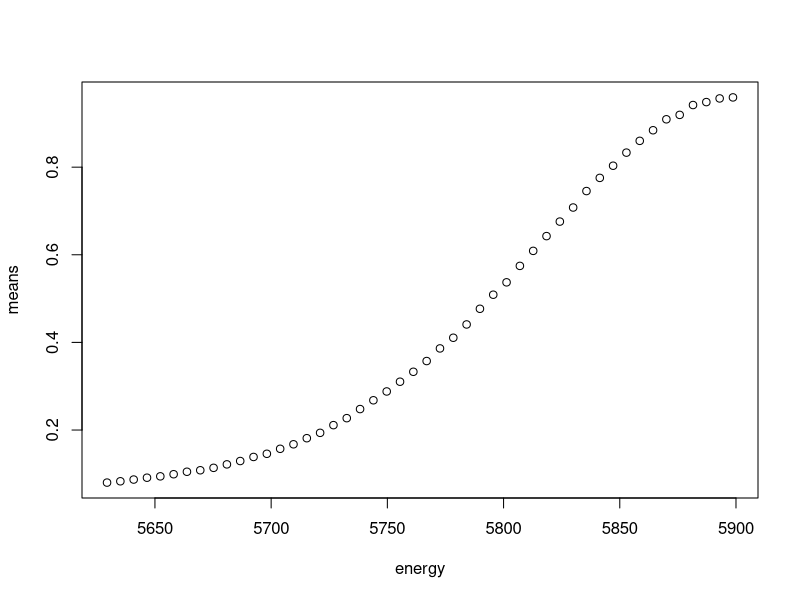
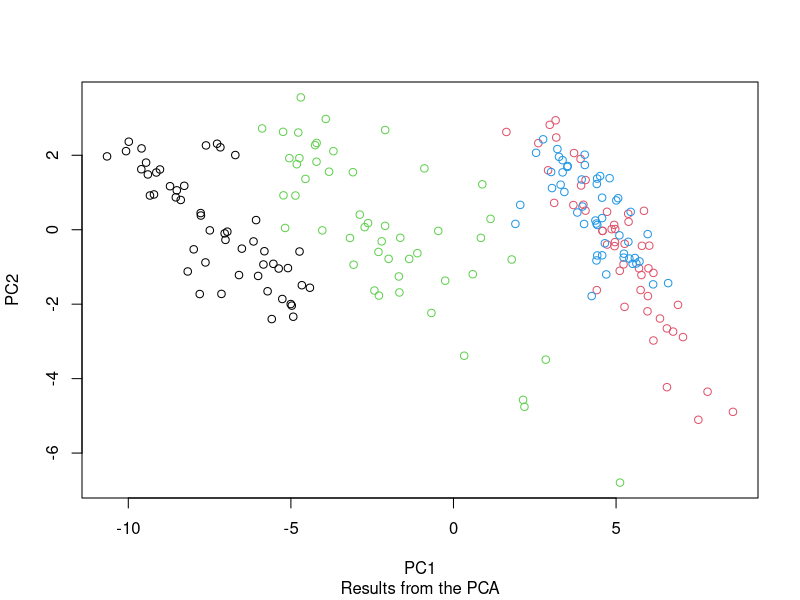
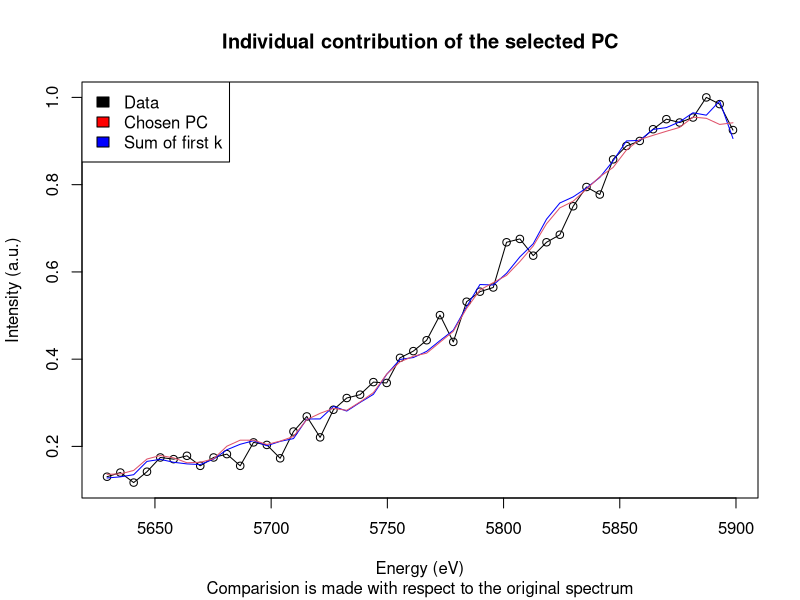

Write the R code that produced these figures, in order.
##################################################################
#
# Selecting and visualizing the spectra variability relevant for
# sample classification using Principal Component Analysis
#
##################################################################

##################################################################
# Code written by J. I. Robledo and Eloisa Cuestas
# Published in --
# Please cite as
# doi: --
##################################################################

##################################################################

##################################################################

# This library is needed in order to perform the analysis
# library dependencies

library(stats)

##################################################################
# The code uses the following variables:

# dataset: a .txt file with the dataset to be used
#          the data must be arranged in columns with spaces or tabs as separators

# Energy: a .txt file with the names of the calibrated energy channels.

# CPx: number of the PC that is plotted on the X axis.

# CPy: number of the PC that is plotted on the Y axis.

# spectrum_number: number of spectrum to observe.

# amount_PCs: amount of PC's to sum up over.

# which_contribution_PC_min/max: which individual contribution are plotted, from min to max
# when min and max are equal a single contribution os plotted


dataset <- as.matrix(read.table("Mn_Data.txt", header = F, sep = "\t"))

energy <- as.matrix(read.table("Mn_energy_channels.txt", header = F, sep = "\t"))

# Transpose the data
X <- t(dataset)

# Define p and n and print them as to verify
p <- dim(X)[2]
n <- dim(X)[1]

CPx <-  1

CPy <-  2

spectrum_number <- 1 # number from 1 to n (total number of datasets, spectrum)

amount_PCs <-  5 # numer from 1 to p (total number of variables, channels), referred to as k in paper.

which_contribution_PC_min <-  1

which_contribution_PC_max <-  1

##################################################################



# Perform the PCA analysis, see https://www.rdocumentation.org/packages/stats/versions/3.6.2/topics/prcomp

X_pca <- prcomp(X, center = TRUE, scale = TRUE)

autovals_RRS <- as.data.frame(X_pca[1])

# Amount of the total variance explained by CP1
autovals_RRS[[1]][1]*100/sum(autovals_RRS)

# PCs as a matrix (each column is a PC, ordered from 1 to p)
PCS <- X_pca[[2]]

# Calculate the means for each column (original rows)
means <- apply(X, 2, mean)

# Plot means using energy as x-axis
plot(energy[,1], means, ylab = 'means' , xlab = 'energy')

# Write energy and means as an output
write.table(t(rbind(energy[,1], means)), file = 'energy_means.dat')

# Calculate the standard deviation for each column (original rows)
sd <- apply(X, 2, sd)

# Standardization of the dataset
Xstd <- X

for (i in 1:n){
               Xstd[i,] <- X[i,] - means
              }

Xstd <- Xstd/sd

# Perform the projection of the data onto PCs (calculating the PCs of the data)
proj_PCS <- Xstd%*%PCS

# Plottimg the PCx - PCy plane
z <- rep(c(1:4), rep(50,4))

df <- data.frame(proj_PCS[,CPx], proj_PCS[,CPy], z)

plot(proj_PCS[,CPx], proj_PCS[,CPy], sub = 'Results from the PCA',
     xlab = "PC1", ylab = "PC2", col = c(1,2,3,4,5,6,7,8,9,10,11,12,13)[z])

# Exporting PCplot and verifying dimensions
dim(proj_PCS)

z1 <- as.matrix(z)

dim(z1)

write.table(cbind(as.matrix(z),proj_PCS), file = 'PCA_RRS.dat', row.names = FALSE )

##################################################################

# Reconstruction of the data and verifying dimensions
mydata <- list()

for (i in 1:p){
               mydata[[i]] <- (proj_PCS[,i]%*%t(PCS[,i])*sd)
              }

dim(mydata[[1]])

##################################################################

# Retrieving the relevant variability as to reconstruct the data (filtering)
n1=dim(mydata[[1]])[1]
n2=dim(mydata[[1]])[2]

for (i in 1:amount_PCs){
                        if (i==1){sum <- matrix(0L, nrow = n1, ncol = n2)}
                        sum <- sum + mydata[[i]]
                      }

for (i in 1:n){
               sum[i,] <- sum[i,] + means
              }

# Exporting the data of the previous plot
write.table(t(rbind(energy[,1],sum)), file = 'contribution_firstnPC_RRS.dat', col.names = FALSE, row.names = FALSE )
write.table(t(rbind(energy[,1],X)), file = 'spectra_RRS.dat', col.names = FALSE, row.names = FALSE)

# Plotting the obtained single contributions
for (j in which_contribution_PC_min:which_contribution_PC_max){
  if (j == which_contribution_PC_min){plot(energy[,1], X[spectrum_number,], col = 1, type = "o",
                        main = 'Individual contribution of the selected PC', ylab = 'Intensity (a.u.)', xlab = 'Energy (eV)',
                        sub = 'Comparision is made with respect to the original spectrum')
                        lines(energy[,1],sum[spectrum_number,],col='blue')
                        legend("topleft",c("Data","Chosen PC","Sum of first k"),fill=c("black",'red','blue'))}
  cont_indiv <- mydata[[j]]
  for (i in 1:n){
    cont_indiv[i,] <- cont_indiv[i,] + means
  }
  lines(energy, cont_indiv[spectrum_number,], col = j+1, type = "l")
}

##################################################################
